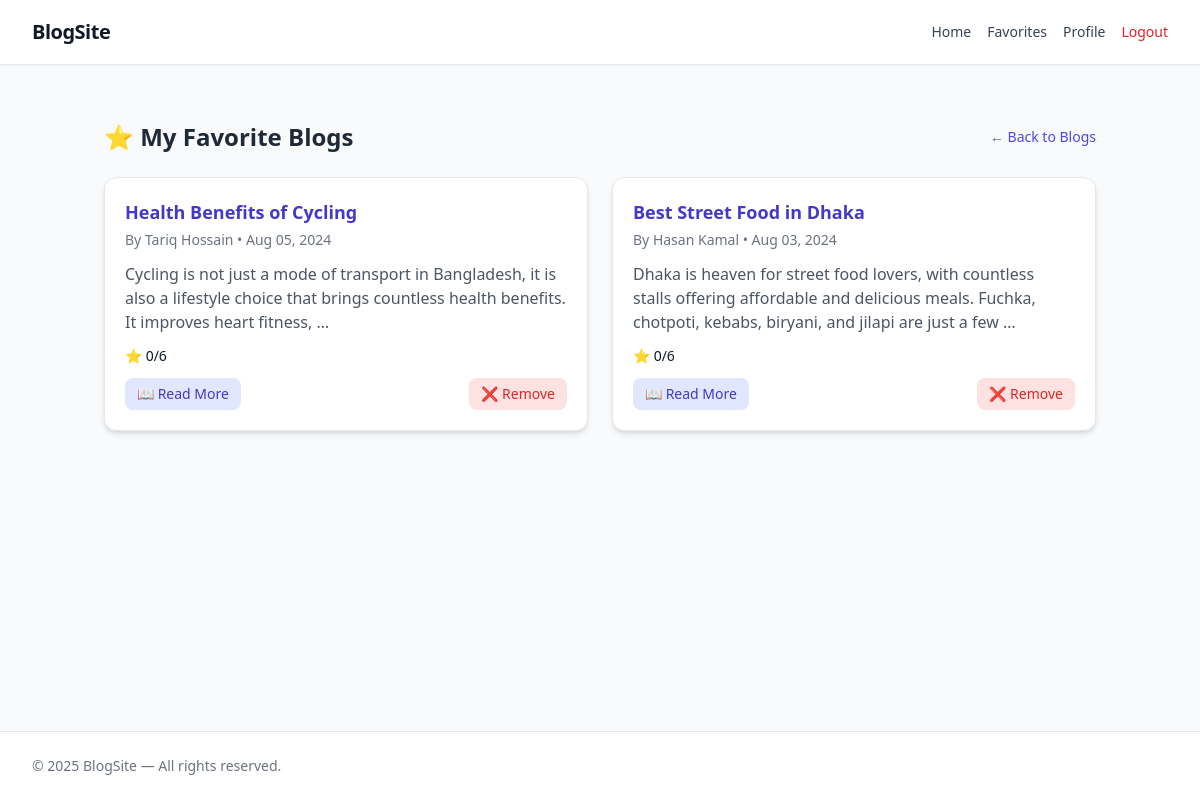
The page /favorites/ (signed in) on the database its author committed.
### blog/models.py (models this page shows, shortened)
class TimeStampedModel(models.Model):
    created_at = models.DateTimeField(auto_now_add=True)
    updated_at = models.DateTimeField(auto_now=True)
    class Meta:
        abstract = True #means for this class inside database table will be not created.. this class will be inherited by other classes.

class Favorite(TimeStampedModel):
    blog = models.ForeignKey(Blog, on_delete=models.CASCADE, related_name="favorites")
    user = models.ForeignKey(CustomUser, on_delete=models.CASCADE, related_name="favorites")

class Blog(TimeStampedModel):
    title = models.CharField(max_length=200)
    slug = models.SlugField(blank=True, unique=True)
    body = models.TextField()
    author = models.ForeignKey(CustomUser, on_delete=models.CASCADE, related_name="blogs")
    categories = models.ManyToManyField(Category, related_name="blogs", blank=True)

### accounts/models.py (models this page shows, shortened)
class CustomUser(AbstractUser): #inherit AbstractUser #Creating CustomUser model #Note : Must be register in settings the changes
    role_choices = (
        ('admin', 'Admin'),
        ('author', 'Author'),
        ('reader', 'Reader')
    )
    role = models.CharField(max_length=10, choices=role_choices, default='author')
    email = models.EmailField(unique=True)
    is_verified = models.BooleanField(default=False)
    agreed_t_and_c = models.BooleanField(default=False)
    bio = models.TextField(blank=True)
    twitter = models.URLField(blank=True, null=True)
    linkedin = models.URLField(blank=True, null=True)
    facebook = models.URLField(blank=True, null=True)
    address_line_1 = models.CharField(blank=True, max_length=100) #can be null in database , blank is only for admin panel.
    address_line_2 = models.CharField(blank=True, max_length=100)
    city = models.CharField(blank=True, max_length=20)
    postcode = models.CharField(blank=True, max_length=20)
    country = models.CharField(blank=True, max_length=20)
    mobile = models.CharField(blank=True, max_length=15)
    profile_picture = models.ImageField(null=True, blank=True, upload_to="user_profile") #one folder will be created inside media/user_profile/abc.jpg
    USERNAME_FIELD = "email" #Now our username field is email , override parent behaivour
    REQUIRED_FIELDS = [] #USERNAME_FIELD is already a required field , so , no need to say again REQUIRED_FIELDS ['email'] that is making blank
    username = models.CharField(max_length=150,default="user") #username is still required field in AbstractUser so we are providing default value as email
    objects = CustomUserManager()
    @property
    def full_name(self):
        if self.first_name == "" and self.last_name == "":
            return f"{self.username}{self.id}"
        return f"{self.first_name}  {self.last_name}"

### blog/views.py (the view)
# urls.py: path('favorites/', views.favorites_list, name='favorites_list'),
@login_required
def favorites_list(request):
    favorites = Favorite.objects.filter(user=request.user)
    return render(request, 'blog/favorites_list.html', {'favorites': favorites})

### blog/templates/blog/favorites_list.html (shortened to what this page needs)
{% extends "base.html" %}
{% block content %}
<div class="max-w-5xl mx-auto px-4 py-8">
  <div class="flex items-center justify-between mb-6">
    <h1 class="text-2xl font-bold text-gray-800">⭐ My Favorite Blogs</h1>
    <a href="{% url 'home' %}"
       class="text-sm text-indigo-600 hover:underline">← Back to Blogs</a>
  </div>
  {% if favorites %}
    <div class="grid gap-6 md:grid-cols-2">
      {% for fav in favorites %}
        <div class="bg-white shadow-md rounded-xl border p-5 hover:shadow-lg transition">
          <h2 class="text-lg font-semibold text-indigo-700 mb-1">
            <a href="{% url 'blog_detail' fav.blog.slug %}" class="hover:underline">
              {{ fav.blog.title }}
            </a>
          </h2>
          <p class="text-sm text-gray-500 mb-3">
            By
            <a href="{% url 'profile' fav.blog.author.id %}" class="font-medium hover:text-indigo-600">
              {{ fav.blog.author.full_name }}
            </a>
            • {{ fav.blog.created_at|date:"M d, Y" }}
          </p>
          <p class="text-gray-600 mb-3 line-clamp-3">
            {{ fav.blog.body|truncatewords:25 }}
          </p>
          <p class="text-sm mb-3">
            ⭐ <span class="font-medium">{{ fav.blog.avg_rating|default:"0" }}/6</span>
          </p>
          <div class="flex justify-between items-center">
            <a href="{% url 'blog_detail' fav.blog.slug %}"
               class="px-3 py-1.5 rounded-lg bg-indigo-100 text-indigo-700 text-sm hover:bg-indigo-200 transition">
               📖 Read More
            </a>
            <a href="{% url 'toggle_favorite' fav.blog.slug %}"
               class="px-3 py-1.5 rounded-lg bg-red-100 text-red-600 text-sm hover:bg-red-200 transition">
               ❌ Remove
            </a>
          </div>
        </div>
      {% endfor %}
    </div>
  {% endif %}
</div>
{% endblock %}

### rows shown on the page
Favorite: blog "Health Benefits of Cycling", blog.author.full_name "Tariq Hossain", blog.created_at "Aug 05, 2024", blog.body "Cycling is not just a mode of transport in Bangladesh, it is also a lifestyle choice that brings countless health benefits. It improves heart fitness, …", blog.avg_rating "0"
Favorite: blog "Best Street Food in Dhaka", blog.author.full_name "Hasan Kamal", blog.created_at "Aug 03, 2024", blog.body "Dhaka is heaven for street food lovers, with countless stalls offering affordable and delicious meals. Fuchka, chotpoti, kebabs, biryani, and jilapi are just a few …", blog.avg_rating "0"

### other values the page prints
{{ year|default:"2025" }} "2025"
